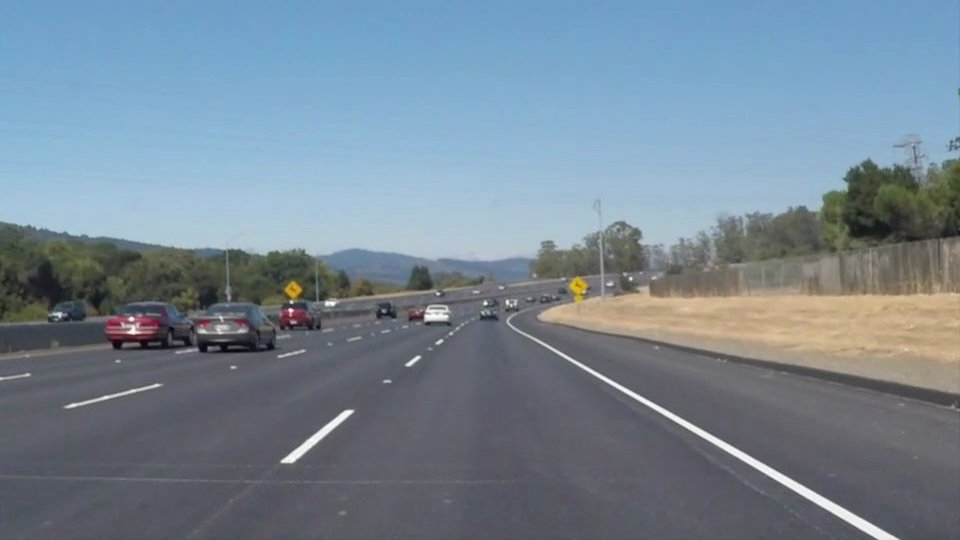
#> input picture test_images/solidWhiteCurve.jpg, 960 x 540 px, found by its file name; its folder holds only this picture in this run
$ python lane_detect.py
#> lines starting #> are read from the running program, lines starting #| are printed output that depends on the picture; after the words box and inside, x2 and y2 are one past the last pixel; in counts of white or black regions, pixels touching at a corner belong together
from PIL import Image
import cv2
import matplotlib.pyplot as plt
import os
import matplotlib.image as mpimg
import numpy as np
#img = cv2.imread("imageDirectory.jpg")
#img = cv2.cvtColor(img, cv2.COLOR_BGR2RGB) # converts from BGR to RGB
imageDir = '/home/rahul/OpenCV/mask_detection/test_images/'
imageFiles = os.listdir(imageDir)
imageList = [] #this list will contain all the test images
for i in range(0, len(imageFiles)):
    imageList.append(mpimg.imread(imageDir + imageFiles[i]))
def display_images(images, cmap=None):
    plt.figure(figsize=(40,40))
    for i, image in enumerate(images):
        plt.subplot(3,2,i+1)
        plt.imshow(image, cmap)
        plt.autoscale(tight=True)
    plt.show()
display_images(imageList)
#> the loop in display_images, `for i, image in enumerate(images):` made 1 pass
#hls = cv2.cvtColor(image, cv2.COLOR_RGB2HLS)
def color_filter(image):
    #convert to HLS to mask based on HLS
    hls = cv2.cvtColor(image, cv2.COLOR_RGB2HLS)
    lower = np.array([0,190,0])
    upper = np.array([255,255,255])
    yellower = np.array([10,0,90])
    yelupper = np.array([50,255,255])
    yellowmask = cv2.inRange(hls, yellower, yelupper)
    whitemask = cv2.inRange(hls, lower, upper)
    mask = cv2.bitwise_or(yellowmask, whitemask)
    masked = cv2.bitwise_and(image, image, mask = mask)
    return masked
filtered_img = list(map(color_filter, imageList))
#> in color_filter, image is the input picture: shape (540, 960, 3); mean R, G, B 118.5, 134.5, 148.1
#> in color_filter, `yellowmask = cv2.inRange(hls, yellower, yelupper)`:
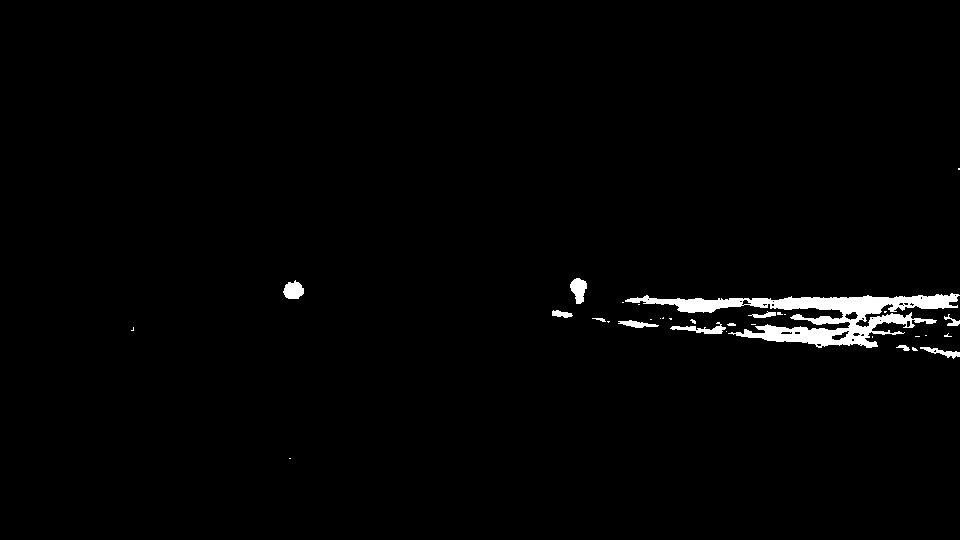
#> yellowmask: shape (540, 960); 1.6% white; 33 white regions (21 under 20 px), largest, box (x1, y1, x2, y2) and area: (625, 293, 960, 348) 6433, (570, 278, 587, 304) 292, (283, 280, 304, 299) 286
#> in color_filter, `masked = cv2.bitwise_and(image, image, mask = mask)`:
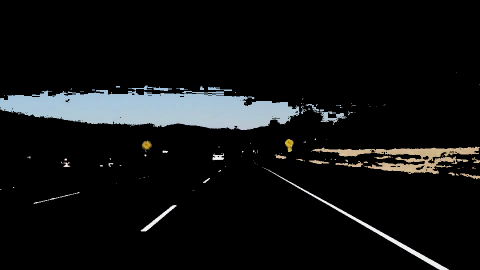
#> masked: shape (540, 960, 3) (shown at 1/2 size); mean R, G, B 16, 17.3, 17.7
#> filtered_img = 1 item
display_images(filtered_img)
#> the loop in display_images (call 2), `for i, image in enumerate(images):` made 1 pass
def roi(img):
    x = int(img.shape[1])
    y = int(img.shape[0])
    shape = np.array([[int(0), int(y)], [int(x), int(y)], [int(0.55*x), int(0.6*y)], [int(0.45*x), int(0.6*y)]])
    #define a numpy array with the dimensions of img, but comprised of zeros
    mask = np.zeros_like(img)
    #Uses 3 channels or 1 channel for color depending on input image
    if len(img.shape) > 2:
        channel_count = img.shape[2]
        ignore_mask_color = (255,) * channel_count
    else:
        ignore_mask_color = 255
    #creates a polygon with the mask color
    cv2.fillPoly(mask, np.int32([shape]), ignore_mask_color)
    #returns the image only where the mask pixels are not zero
    masked_image = cv2.bitwise_and(img, mask)
    return masked_image
roi_img = list(map(roi, filtered_img))
#> in roi, `cv2.fillPoly(mask, np.int32([shape]), ignore_mask_color)`:
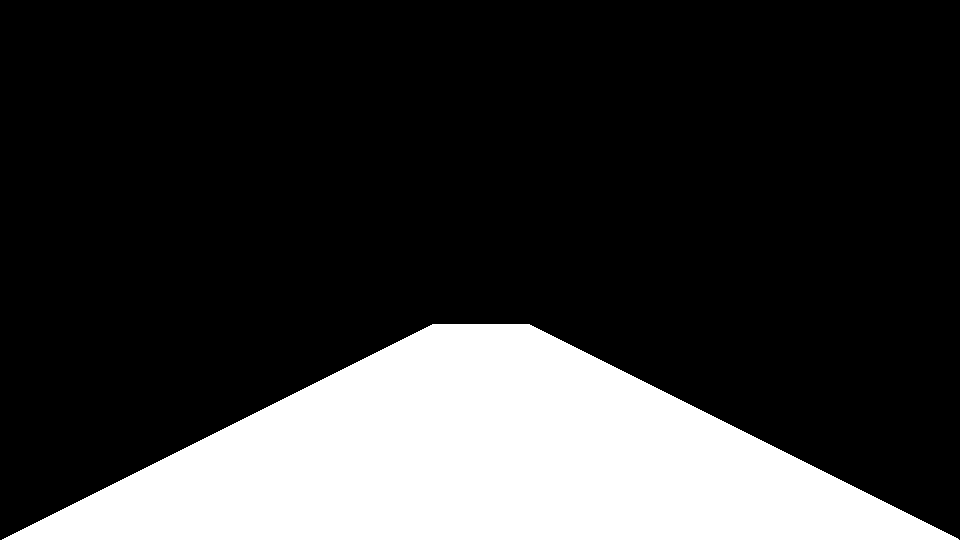
#> mask: shape (540, 960, 3); 22% white; 1 white region, box (x1, y1, x2, y2) and area: (2, 324, 959, 540) 114047
#> in roi, `masked_image = cv2.bitwise_and(img, mask)`:
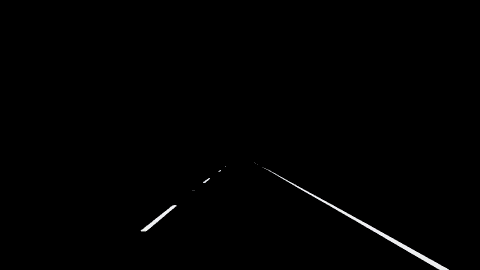
#> masked_image: shape (540, 960, 3) (shown at 1/2 size); mean R, G, B 1.4, 1.4, 1.4
#> roi_img = 1 item
#cv2.Canny(gray, 50, 120)
def grayscale(img):
    return cv2.cvtColor(img, cv2.COLOR_RGB2GRAY)
def canny(img):
    return cv2.Canny(grayscale(img), 50, 120)
canny_img = list(map(canny, roi_img))
#> in canny, `return cv2.Canny(grayscale(img), 50, 120)`:
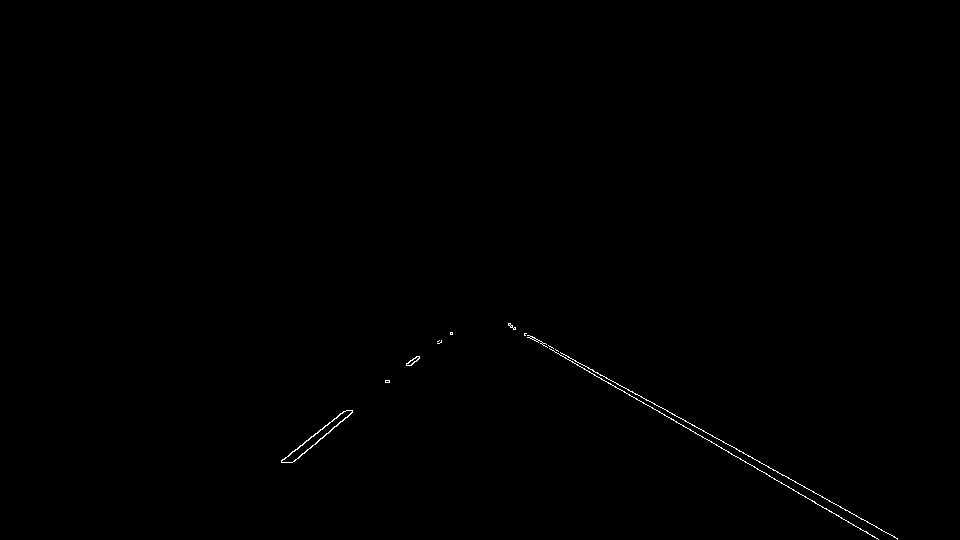
#> returned value: shape (540, 960); 0.23% white in thin lines or dots, all inside (x1, y1, x2, y2) = (281, 323, 898, 540)
#> canny_img = 1 item
display_images(canny_img,cmap='gray')
rightSlope, leftSlope, rightIntercept, leftIntercept = [],[],[],[]
def draw_lines(img, lines, thickness=5):
    global rightSlope, leftSlope, rightIntercept, leftIntercept
    rightColor=[0,255,0]
    leftColor=[255,0,0]

    #this is used to filter out the outlying lines that can affect the average
    #We then use the slope we determined to find the y-intercept of the filtered lines by solving for b in y=mx+b
    for line in lines:
        for x1,y1,x2,y2 in line:
            slope = (y1-y2)/(x1-x2)
            if slope > 0.3:
                if x1 > 500 :
                    yintercept = y2 - (slope*x2)
                    rightSlope.append(slope)
                    rightIntercept.append(yintercept)
                else: None
            elif slope < -0.3:
                if x1 < 600:
                    yintercept = y2 - (slope*x2)
                    leftSlope.append(slope)
                    leftIntercept.append(yintercept)
    #We use slicing operators and np.mean() to find the averages of the 30 previous frames
    #This makes the lines more stable, and less likely to shift rapidly
    leftavgSlope = np.mean(leftSlope[-30:])
    leftavgIntercept = np.mean(leftIntercept[-30:])
    rightavgSlope = np.mean(rightSlope[-30:])
    rightavgIntercept = np.mean(rightIntercept[-30:])
    #Here we plot the lines and the shape of the lane using the average slope and intercepts
    try:
        left_line_x1 = int((0.65*img.shape[0] - leftavgIntercept)/leftavgSlope)
        left_line_x2 = int((img.shape[0] - leftavgIntercept)/leftavgSlope)
        right_line_x1 = int((0.65*img.shape[0] - rightavgIntercept)/rightavgSlope)
        right_line_x2 = int((img.shape[0] - rightavgIntercept)/rightavgSlope)
        pts = np.array([[left_line_x1, int(0.65*img.shape[0])],[left_line_x2, int(img.shape[0])],[right_line_x2, int(img.shape[0])],[right_line_x1, int(0.65*img.shape[0])]], np.int32)
        pts = pts.reshape((-1,1,2))
        cv2.fillPoly(img,[pts],(0,0,255))
        cv2.line(img, (left_line_x1, int(0.65*img.shape[0])), (left_line_x2, int(img.shape[0])), leftColor, 10)
        cv2.line(img, (right_line_x1, int(0.65*img.shape[0])), (right_line_x2, int(img.shape[0])), rightColor, 10)
    except ValueError:
    #I keep getting errors for some reason, so I put this here. Idk if the error still persists.
        pass
def hough_lines(img, rho, theta, threshold, min_line_len, max_line_gap):
    """
    `img` should be the output of a Canny transform.
    """
    lines = cv2.HoughLinesP(img, rho, theta, threshold, np.array([]), minLineLength=min_line_len, maxLineGap=max_line_gap)
    line_img = np.zeros((img.shape[0], img.shape[1], 3), dtype=np.uint8)
    draw_lines(line_img, lines)
    return line_img
def linedetect(img):
    return hough_lines(img, 1, np.pi/180, 10, 20, 100)
#> in hough_lines, `lines = cv2.HoughLinesP(img, rho, theta, threshold, np.array([]), minL..`: lines = 13 rows, first 6: [508, 323, 897, 538], [508, 325, 877, 538], [511, 327, 878, 539], [282, 462, 343, 411], [294, 461, 413, 358], [508, 324, 646, 400]
#> the loop in draw_lines, `for line in lines:` made 13 passes
#> after the loop in draw_lines, `for line in lines:`: leftIntercept = [697.8, 715.5, 691.6, 718.5, 674, 715.6, 698.6, 685.6]; leftSlope = [-0.836, -0.866, -0.821, -0.871, -0.754, -0.868, -0.836, -0.786]; rightIntercept = [42.23, 31.76, 31.82, 44.23, 40.57]; rightSlope = [0.553, 0.577, 0.578, 0.551, 0.554]
#> in draw_lines, `leftavgSlope = np.mean(leftSlope[-30:])`: leftavgSlope = -0.83
#> in draw_lines, `leftavgIntercept = np.mean(leftIntercept[-30:])`: leftavgIntercept = 699.6
#> in draw_lines, `rightavgSlope = np.mean(rightSlope[-30:])`: rightavgSlope = 0.562
#> in draw_lines, `rightavgIntercept = np.mean(rightIntercept[-30:])`: rightavgIntercept = 38.12
#> in draw_lines, `left_line_x1 = int((0.65*img.shape[0] - leftavgIntercept)/leftavgSlope)`: left_line_x1 = 420
#> in draw_lines, `left_line_x2 = int((img.shape[0] - leftavgIntercept)/leftavgSlope)`: left_line_x2 = 192
#> in draw_lines, `right_line_x1 = int((0.65*img.shape[0] - rightavgIntercept)/rightavgSl..`: right_line_x1 = 556
#> in draw_lines, `right_line_x2 = int((img.shape[0] - rightavgIntercept)/rightavgSlope)`: right_line_x2 = 892
#> in draw_lines, `pts = np.array([[left_line_x1, int(0.65*img.shape[0])],[left_line_x2, ..`: pts = [[420, 351], [192, 540], [892, 540], [556, 351]]
#> in draw_lines, `cv2.line(img, (right_line_x1, int(0.65*img.shape[0])), (right_line_x2,..`:
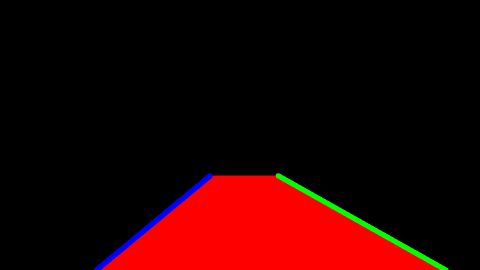
#> img: shape (540, 960, 3) (shown at 1/2 size); mean of channels 0, 1, 2 1.6, 2, 36.9; drawn as B, G, R
hough_img = list(map(linedetect, canny_img))
#> hough_img = 1 item
display_images(hough_img)
def weightSum(input_set):
    img = list(input_set)
    return cv2.addWeighted(img[0], 1, img[1], 0.8, 0)
result_img = list(map(weightSum, zip(hough_img, imageList)))
#> in weightSum, `img = list(input_set)`: img = 2 items
#> in weightSum, `return cv2.addWeighted(img[0], 1, img[1], 0.8, 0)`:
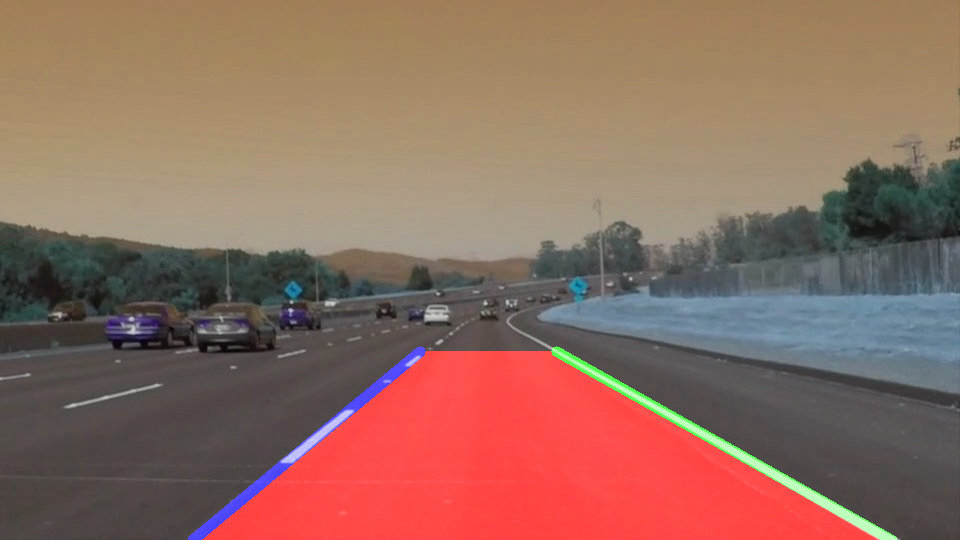
#> returned value: shape (540, 960, 3); mean of channels 0, 1, 2 95.8, 108.4, 143.6; drawn as B, G, R
#> result_img = 1 item
display_images(result_img)

$ run again, on test_images/solidYellowLeft.jpg
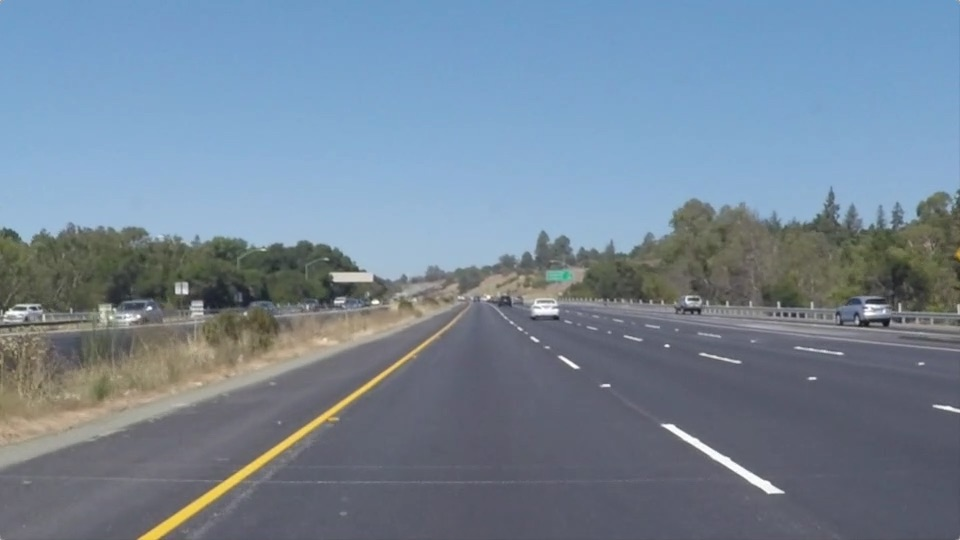
#> input picture test_images/solidYellowLeft.jpg, 960 x 540 px, found by its file name
#> the loop in display_images, `for i, image in enumerate(images):` made 1 pass
#> hls: shape (540, 960, 3); mean of channels 0, 1, 2 94.7, 133.9, 61.3
#> in color_filter, image is the input picture: shape (540, 960, 3); mean R, G, B 116.5, 133.6, 150.8
#> in color_filter, `yellowmask = cv2.inRange(hls, yellower, yelupper)`:
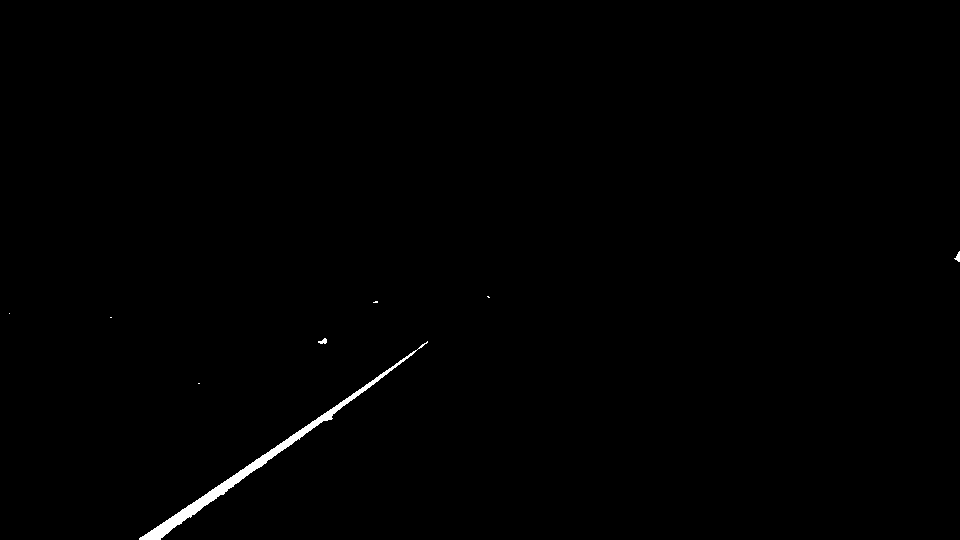
#> yellowmask: shape (540, 960); 0.48% white; 8 white regions (5 under 20 px), largest, box (x1, y1, x2, y2) and area: (139, 341, 428, 540) 2408, (954, 251, 960, 262) 35, (318, 338, 327, 344) 34
#> whitemask: shape (540, 960); 0.53% white; 94 white regions (75 under 20 px), largest, box (x1, y1, x2, y2) and area: (662, 424, 784, 494) 966, (333, 272, 373, 281) 315, (532, 298, 558, 315) 283
#> filtered_img = 1 item
#> the loop in display_images (call 2), `for i, image in enumerate(images):` made 1 pass
#> lines = 13 rows, first 6: [139, 539, 418, 350], [160, 539, 387, 374], [139, 537, 427, 343], [559, 357, 782, 491], [521, 328, 755, 485], [519, 329, 689, 443]
#> the loop in draw_lines, `for line in lines:` made 13 passes
#> after the loop in draw_lines, `for line in lines:`: leftIntercept = [633.2, 655.3, 630.6, 654.2, 632.4, 626.3]; leftSlope = [-0.677, -0.727, -0.674, -0.726, -0.68, -0.667]; rightIntercept = [21.1, -21.56, -19.04, 18.56, -24.41, -20.99, -20.91]; rightSlope = [0.601, 0.671, 0.671, 0.603, 0.673, 0.676, 0.672]
#> leftavgSlope = -0.692
#> leftavgIntercept = 638.7
#> rightavgSlope = 0.652
#> rightavgIntercept = -9.61
#> left_line_x1 = 415
#> left_line_x2 = 142
#> right_line_x1 = 552
#> right_line_x2 = 842
#> pts = [[415, 351], [142, 540], [842, 540], [552, 351]]
#> hough_img = 1 item
#> in weightSum, `img = list(input_set)`: img = 2 items
#> in weightSum, `return cv2.addWeighted(img[0], 1, img[1], 0.8, 0)`:
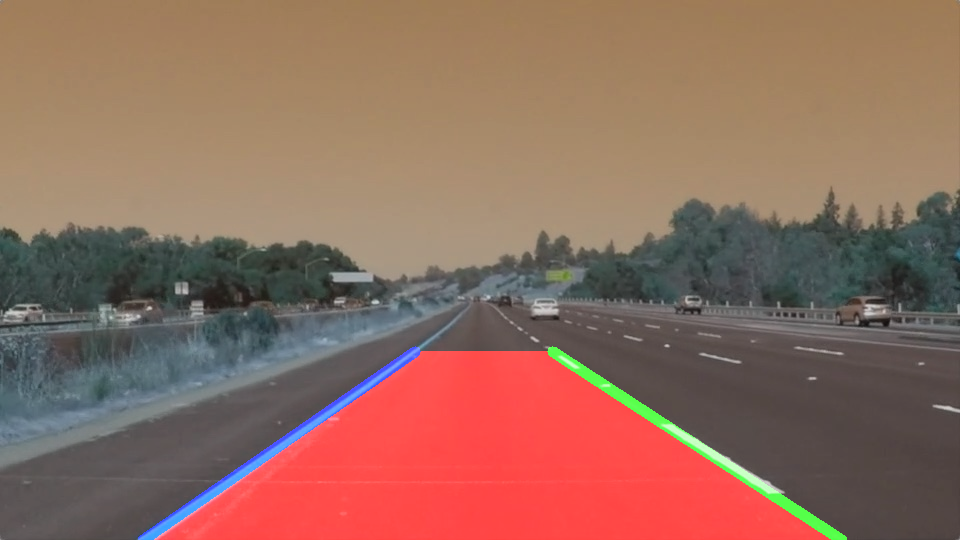
#> returned value: shape (540, 960, 3); mean of channels 0, 1, 2 93.9, 108, 145; drawn as B, G, R
#> result_img = 1 item
